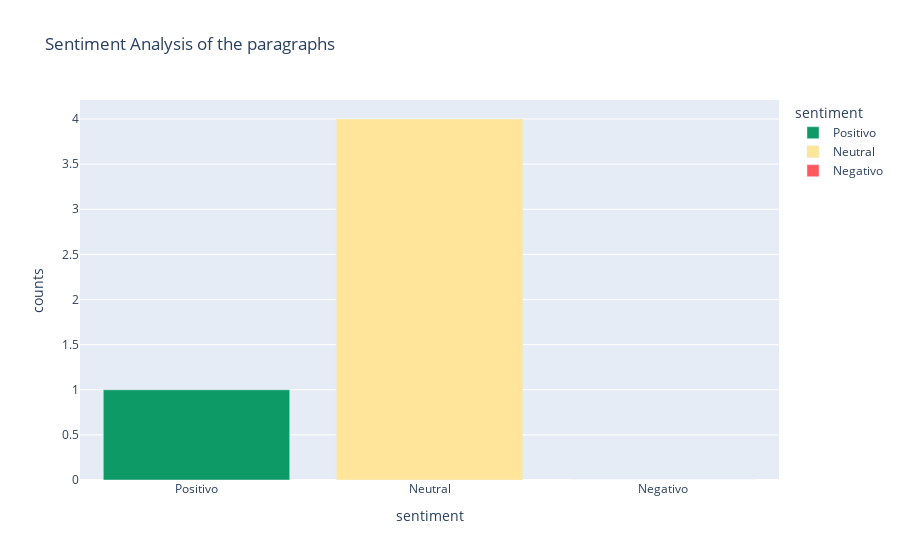

Notebook code cell kept with this figure:
### Code cell
plot_sentiment_distribution(googlemaps_df)

### Figure 1 — Plotly figure (JSON) as saved in the notebook; plotly's stock layout.template omitted (floating-point values rounded to 4 significant figures)
{"data": [{"hovertemplate": "sentiment=%{x}<br>counts=%{y}<extra></extra>", "legendgroup": "Positivo", "marker": {"color": "#0d9a66", "pattern": {"shape": ""}}, "name": "Positivo", "orientation": "v", "showlegend": true, "textposition": "auto", "type": "bar", "x": ["Positivo"], "xaxis": "x", "y": [1], "yaxis": "y"}, {"hovertemplate": "sentiment=%{x}<br>counts=%{y}<extra></extra>", "legendgroup": "Neutral", "marker": {"color": "#ffe599", "pattern": {"shape": ""}}, "name": "Neutral", "orientation": "v", "showlegend": true, "textposition": "auto", "type": "bar", "x": ["Neutral"], "xaxis": "x", "y": [4], "yaxis": "y"}, {"hovertemplate": "sentiment=%{x}<br>counts=%{y}<extra></extra>", "legendgroup": "Negativo", "marker": {"color": "#ff585d", "pattern": {"shape": ""}}, "name": "Negativo", "orientation": "v", "showlegend": true, "textposition": "auto", "type": "bar", "x": ["Negativo"], "xaxis": "x", "y": [0], "yaxis": "y"}], "layout": {"barmode": "relative", "legend": {"title": {"text": "sentiment"}, "tracegroupgap": 0}, "title": {"text": "Sentiment Analysis of the paragraphs"}, "xaxis": {"anchor": "y", "categoryarray": ["Positivo", "Neutral", "Negativo"], "categoryorder": "array", "domain": [0, 1], "title": {"text": "sentiment"}}, "yaxis": {"anchor": "x", "domain": [0, 1], "title": {"text": "counts"}}}}
